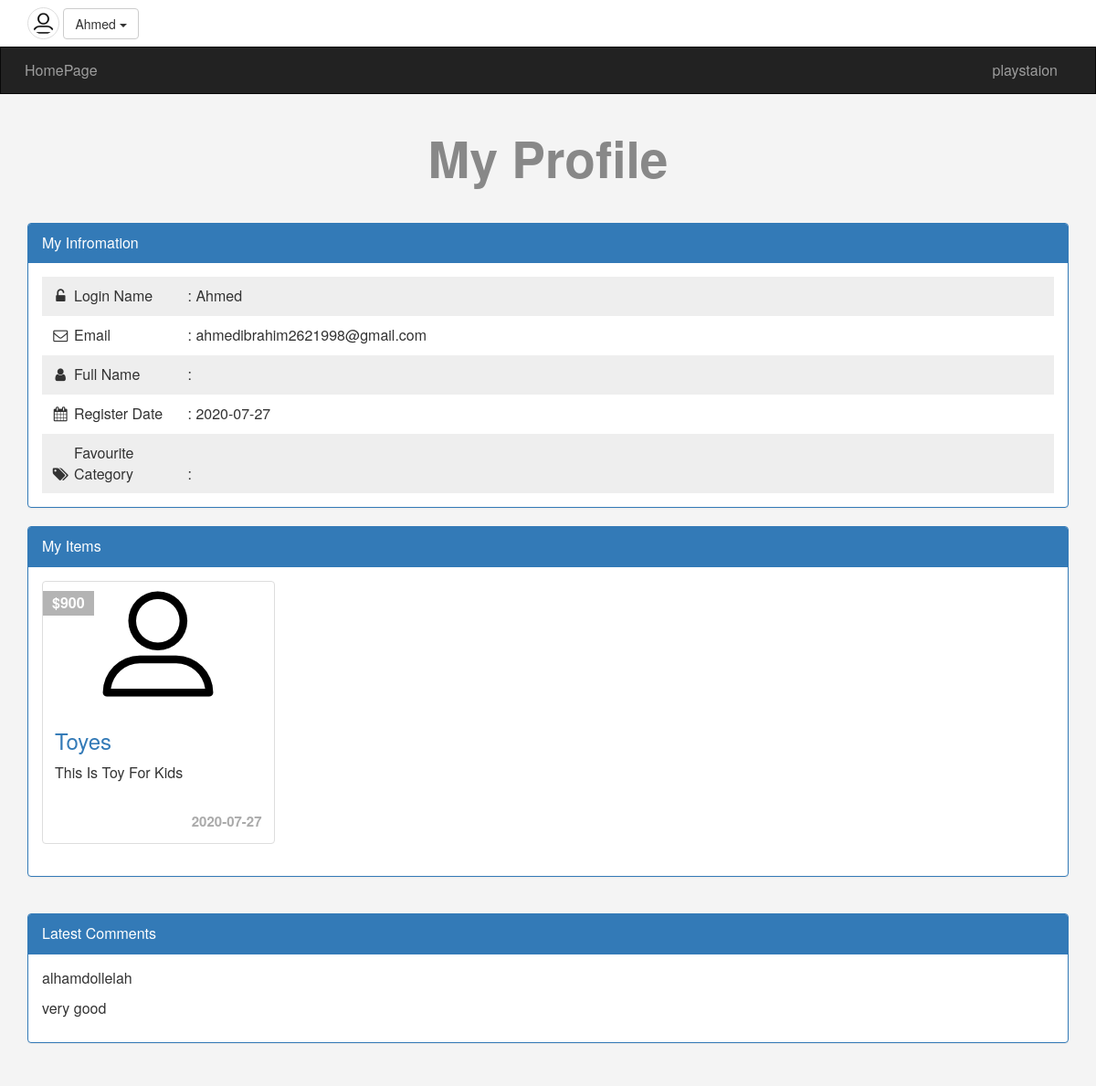
The page /profile.php (signed in) on the database its author committed.
### tables this page shows
CREATE TABLE `categories` (
  `ID` int(11) NOT NULL,
  `Name` varchar(255) NOT NULL,
  `Description` text NOT NULL,
  `parent` int(11) DEFAULT NULL,
  `Ordering` int(11) NOT NULL,
  `Visibility` tinyint(4) DEFAULT 0,
  `Allow_Comment` tinyint(4) NOT NULL DEFAULT 0,
  `Allow_Ads` tinyint(4) NOT NULL DEFAULT 0
);

CREATE TABLE `users` (
  `UserID` int(11) NOT NULL COMMENT 'To Identify User',
  `UserName` varchar(255) NOT NULL COMMENT 'Username To Login',
  `Password` varchar(255) NOT NULL COMMENT 'Password To Login',
  `Email` varchar(255) NOT NULL,
  `FullName` varchar(255) NOT NULL,
  `GroupID` int(11) NOT NULL DEFAULT 0 COMMENT 'Identify User Group',
  `TrustStatus` int(11) NOT NULL DEFAULT 0 COMMENT 'seller Rank',
  `RegStatus` int(11) NOT NULL DEFAULT 0 COMMENT 'User Approval',
  `Date` date NOT NULL,
  `avatar` varchar(255) DEFAULT NULL
);

CREATE TABLE `items` (
  `Item_ID` int(11) NOT NULL,
  `Name` varchar(255) NOT NULL,
  `Description` text NOT NULL,
  `Price` varchar(255) NOT NULL,
  `Add_Date` date NOT NULL,
  `Countery_Made` varchar(255) NOT NULL,
  `Image` varchar(255) NOT NULL,
  `Status` varchar(255) NOT NULL,
  `Rating` smallint(6) NOT NULL,
  `Approve` tinyint(4) NOT NULL DEFAULT 0,
  `Cat_ID` int(11) NOT NULL,
  `Member_ID` int(11) NOT NULL,
  `tags` varchar(255) DEFAULT NULL
);

CREATE TABLE `comments` (
  `c_id` int(11) NOT NULL,
  `comment` text NOT NULL,
  `status` tinyint(4) NOT NULL,
  `comment_date` date NOT NULL,
  `item_id` int(11) NOT NULL,
  `user_id` int(11) NOT NULL
);

### init.php (called while the page is built, shortened)
<?php
     $sessionUser = '';
     if (isset($_SESSION['user'])) {
          $sessionUser = $_SESSION['user'];
     }
     include 'admin/connect.php';
     $tep = 'Includs/templets/';
     $css = 'layout/css/';
     $func = 'Includs/functions/';
     include $func . 'function.php';
     include $tep . 'header.php';

### Includs/functions/function.php (called while the page is built, shortened)
<?php
    function getAllFrom($field, $table, $where = NULL,$and = NULL, $orderfield , $ordering = "DESC") {
        global $con;
        $getAll = $con->prepare("SELECT $field FROM $table $where $and ORDER BY $orderfield $ordering");
        $getAll->execute();
        $all = $getAll->fetchAll();
        return $all;
    }

### profile.php (the view, shortened to what this page needs)
<?php
     include 'init.php';
     if (isset($_SESSION['user'])) {
        $getUser = $con->prepare("SELECT * FROM users WHERE Username=?");
        $getUser->execute(array($sessionUser));
        $info = $getUser->fetch();
        $userinfo = $info['UserID'];
?>
<h1 class="text-center">My Profile</h1>
<div class="infromation block">
    <div class="container">
    <div class="panel panel-primary">
        <div class="panel-heading">My Infromation</div>
        <div class="panel-body">
            <ul class="list-unstyled">
                <li>
                    <i class="fa fa-unlock-alt fa-fw"></i>
                    <span>Login Name</span> : <?php echo $info['UserName']  ?>
                </li>
                <li>
                    <i class="fa fa-envelope-o fa-fw"></i>
                    <span>Email</span> : <?php echo $info['Email']  ?>
                </li>
                <li>
                    <i class="fa fa-user fa-fw"></i>
                    <span>Full Name</span> : <?php echo $info['FullName']  ?>
                </li>
                <li>
                    <i class="fa fa-calendar fa-fw"></i>
                    <span>Register Date</span> : <?php echo $info['Date']  ?>
                </li>
                <li>
                    <i class="fa fa-tags fa-fw"></i>
                    <span>Favourite Category</span> :
                </li>
            </ul>
        </div>
    </div>
    </div>
</div>
<div id="my-ads" class="My-ads block">
    <div class="container">
    <div class="panel panel-primary">
        <div class="panel-heading">My Items</div>
        <div class="panel-body">
            <?php
                $myItems = getAllFrom("*", "items", "Where Member_ID = $userinfo", "", "Item_ID");
                if (! empty($myItems)) {
                        echo '<div class="row">';
                        foreach ($myItems  as $item) {
                            echo '<div class="col-sm-6 col-md-3">';
                                echo '<div class="thumbnail item-box">';
                                    echo '<span class="price-tag">$' . $item['Price'] . '</span>';
                                    echo '<img  class="img-responsive" src="ima.png" alt="" />';
                                    echo '<div class="caption">';
                                        echo '<h3><a href="Item.php?itemid='. $item['Item_ID'] .'">' . $item['Name'] . '</a></h3>';
                                        echo '<p>' . $item['Description'] . '</p>';
                                        echo '<div class="date">' . $item['Add_Date'] . '</div>';
                                    echo '</div>';
                                echo '</div>';
                            echo '</div>';
                    }
                    echo '</div>';
                } else {
                    echo 'There\'s No Comments To Show Here , Create <a href="newad.php">New Ad</a>';
                }
            ?>
        </div>
    </div>
    </div>
</div>
<div class="infromation block">
    <div class="container">
    <div class="panel panel-primary">
        <div class="panel-heading">Latest Comments</div>
        <div class="panel-body">
        <?php
            $mycomment = getAllFrom("comment", "comments", "Where user_id = {$userinfo}", "", "c_id");
            if (! empty($mycomment)) {
                foreach ($mycomment as $comm) {
                    echo '<p>' . $comm['comment'] . '</p>';
                }
            } else {
                echo 'Ther\'s No Comments To Show From Database';
            }
        ?>
        </div>
    </div>
    </div>
</div>
<?php
        } else {
            header('Location: login.php');
            exit();
        }
     include $tep . 'footer.php';
?>

### Includs/templets/header.php (shortened to what this page needs)
<!DOCTYPE html>
<html>
        <link rel="stylesheet" href="<?php echo $css?>bootstrap.min.css" />
        <link rel="stylesheet" href="<?php echo $css?>font-awesome.min.css"/>
        <link rel="stylesheet" href="<?php echo $css?>front_end.css" />
    <body>
    <div class="upper-bar">
        <div class="container">
          <?php
               if (isset($_SESSION['user'])) {   ?>
                <img class="my-image img-thumbnail img-circle" src="ima.png" alt="">
                <div class="btn-group my-info">
                    <span class="btn btn-default dropdown-toggle" data-toggle="dropdown">
                        <?php echo $sessionUser ?>
                        <span class="caret"></span>
                    </span>
                </div>
                <?php
               } else {
          ?>
            <a href="login.php">
                <span class="pull-right">Login/Signup</span>
            </a>
            <?php } ?>
        </div>
    </div>
    <nav class="navbar navbar-inverse">
    <div class="container">
    <div class="navbar-header">
      <a class="navbar-brand" href="Index.php">HomePage</a>
    </div>
    <div class="collapse navbar-collapse" id="app-nav">
      <ul class="nav navbar-nav navbar-right">
      <?php
            $allCats = getAllFrom("*", "categories", "Where parent = 0", "", "ID" , "ASC");
            foreach ($allCats as $cat) {
                echo '<li>
                        <a href="categories.php?pageid=' . $cat['ID'] . '">
                            ' .$cat['Name'] . '
                        </a>
                      </li>';
            }
      ?>
      </ul>
    </div>
  </div>
</nav>

### layout/css/front_end.css (style rules this page uses)
body { background-color: #f4f4f4; font-size: 16px; height: 3000px; }
h1 { font-size: 55px; margin: 40px 0; font-weight: bold; color: #888; }
.navbar { border-radius: 0; margin-bottom: 20px; }
.nav > li > a , .navbar-brand { padding: 15px 12px; }
.navbar-brand { font-size: 1em ; }
.upper-bar { padding: 8px; background-color: #FFF; }
.my-image { width: 35px; height: 35px; }
.item-box { position: relative; }
.item-box .price-tag { position: absolute; padding: 2px 10px; background-color: #B4B4B4; left: 0; top: 10px; font-weight: bold; color: #FFF; }
.item-box .caption p { height: 44px; max-height: 44px; }
.infromation { margin-top: 20px; }
.infromation ul { padding: 0; margin:0 ; }
.infromation ul li { padding: 10px; }
.infromation ul li:nth-child(odd) { background-color: #EEE; }
.infromation ul li span { display: inline-block; width: 120px; }
.thumbnail .date { text-align: right; font-size: 15px; color: #AAA; font-weight: bold; }

### rows shown on the page
categories: Name "playstaion"
users: UserName "Ahmed", Email "ahmedibrahim2621998@gmail.com", Date "2020-07-27"
items: Price "900", Name "Toyes", Description "This Is Toy For Kids", Add_Date "2020-07-27"
comments: comment "alhamdollelah"
comments: comment "very good"

### other values the page prints
$sessionUser "Ahmed"
